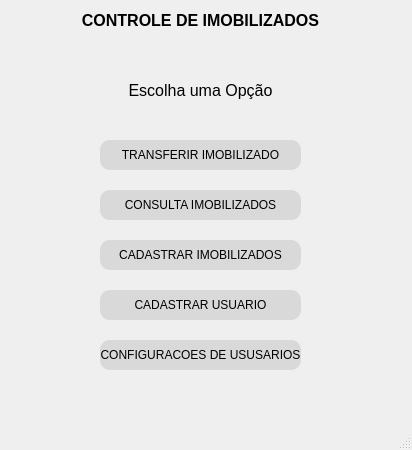
<?xml version="1.0" encoding="UTF-8"?>
<ui version="4.0">
 <class>MainWindow</class>
 <widget class="QMainWindow" name="MainWindow">
  <property name="geometry">
   <rect>
    <x>0</x>
    <y>0</y>
    <width>412</width>
    <height>450</height>
   </rect>
  </property>
  <property name="minimumSize">
   <size>
    <width>412</width>
    <height>450</height>
   </size>
  </property>
  <property name="maximumSize">
   <size>
    <width>412</width>
    <height>450</height>
   </size>
  </property>
  <property name="windowTitle">
   <string>Controle Imobilizados</string>
  </property>
  <property name="windowIcon">
   <iconset>
    <normalon>D:/dowloand/logo.jpeg</normalon>
   </iconset>
  </property>
  <property name="windowOpacity">
   <double>1.000000000000000</double>
  </property>
  <property name="iconSize">
   <size>
    <width>100</width>
    <height>100</height>
   </size>
  </property>
  <property name="toolButtonStyle">
   <enum>Qt::ToolButtonIconOnly</enum>
  </property>
  <widget class="QWidget" name="centralwidget">
   <widget class="QStackedWidget" name="stack_pags">
    <property name="enabled">
     <bool>true</bool>
    </property>
    <property name="geometry">
     <rect>
      <x>10</x>
      <y>0</y>
      <width>394</width>
      <height>391</height>
     </rect>
    </property>
    <property name="currentIndex">
     <number>1</number>
    </property>
    <widget class="QWidget" name="view_inicial">
     <property name="enabled">
      <bool>true</bool>
     </property>
     <widget class="QLabel" name="titulo">
      <property name="geometry">
       <rect>
        <x>70</x>
        <y>30</y>
        <width>261</width>
        <height>20</height>
       </rect>
      </property>
      <property name="font">
       <font>
        <family>MS Sans Serif</family>
        <pointsize>12</pointsize>
        <weight>75</weight>
        <bold>true</bold>
       </font>
      </property>
      <property name="text">
       <string>CONTROLE DE IMOBILIZADOS</string>
      </property>
      <property name="alignment">
       <set>Qt::AlignCenter</set>
      </property>
     </widget>
     <widget class="QPushButton" name="btn_inicial">
      <property name="geometry">
       <rect>
        <x>150</x>
        <y>290</y>
        <width>75</width>
        <height>23</height>
       </rect>
      </property>
      <property name="layoutDirection">
       <enum>Qt::LeftToRight</enum>
      </property>
      <property name="styleSheet">
       <string notr="true">QPushButton{
	font-size: 12px;
	border-radius: 10px;
	
	background-color: rgb(85, 170, 0);
}
QPushButton:hover{
	font: 14px
}</string>
      </property>
      <property name="text">
       <string>ENTRAR</string>
      </property>
     </widget>
     <widget class="QLineEdit" name="line_nome">
      <property name="geometry">
       <rect>
        <x>100</x>
        <y>140</y>
        <width>201</width>
        <height>20</height>
       </rect>
      </property>
      <property name="text">
       <string/>
      </property>
      <property name="alignment">
       <set>Qt::AlignLeading|Qt::AlignLeft|Qt::AlignVCenter</set>
      </property>
      <property name="placeholderText">
       <string>Informe seu Nome de Usuário</string>
      </property>
     </widget>
     <widget class="QLineEdit" name="line_senha">
      <property name="geometry">
       <rect>
        <x>100</x>
        <y>220</y>
        <width>201</width>
        <height>31</height>
       </rect>
      </property>
      <property name="placeholderText">
       <string>Informe sua Senha</string>
      </property>
     </widget>
    </widget>
    <widget class="QWidget" name="view_principal">
     <property name="enabled">
      <bool>true</bool>
     </property>
     <widget class="QLabel" name="titulo_2">
      <property name="geometry">
       <rect>
        <x>60</x>
        <y>10</y>
        <width>261</width>
        <height>20</height>
       </rect>
      </property>
      <property name="font">
       <font>
        <family>MS Sans Serif</family>
        <pointsize>12</pointsize>
        <weight>75</weight>
        <bold>true</bold>
       </font>
      </property>
      <property name="text">
       <string>CONTROLE DE IMOBILIZADOS</string>
      </property>
      <property name="alignment">
       <set>Qt::AlignCenter</set>
      </property>
     </widget>
     <widget class="QLabel" name="label_opcao">
      <property name="geometry">
       <rect>
        <x>70</x>
        <y>70</y>
        <width>241</width>
        <height>41</height>
       </rect>
      </property>
      <property name="font">
       <font>
        <pointsize>12</pointsize>
        <weight>50</weight>
        <bold>false</bold>
       </font>
      </property>
      <property name="text">
       <string>Escolha uma Opção</string>
      </property>
      <property name="alignment">
       <set>Qt::AlignCenter</set>
      </property>
     </widget>
     <widget class="QPushButton" name="btn_option_transferir">
      <property name="geometry">
       <rect>
        <x>90</x>
        <y>140</y>
        <width>201</width>
        <height>30</height>
       </rect>
      </property>
      <property name="styleSheet">
       <string notr="true">QPushButton{
	font-size: 12px;
	border-radius: 10px;
	
	background-color: rgb(217, 217, 217);
}
QPushButton:hover{
	font: 14px
}</string>
      </property>
      <property name="text">
       <string>TRANSFERIR IMOBILIZADO</string>
      </property>
     </widget>
     <widget class="QPushButton" name="btn_option_consultar">
      <property name="geometry">
       <rect>
        <x>90</x>
        <y>190</y>
        <width>201</width>
        <height>30</height>
       </rect>
      </property>
      <property name="styleSheet">
       <string notr="true">QPushButton{
	font-size: 12px;
	border-radius: 10px;
	
	background-color: rgb(217, 217, 217);
}
QPushButton:hover{
	font: 14px
}</string>
      </property>
      <property name="text">
       <string>CONSULTA IMOBILIZADOS</string>
      </property>
     </widget>
     <widget class="QPushButton" name="btn_option_cadastrar">
      <property name="geometry">
       <rect>
        <x>90</x>
        <y>240</y>
        <width>201</width>
        <height>30</height>
       </rect>
      </property>
      <property name="styleSheet">
       <string notr="true">QPushButton{
	font-size: 12px;
	border-radius: 10px;
	
	background-color: rgb(217, 217, 217);
}
QPushButton:hover{
	font: 14px
}</string>
      </property>
      <property name="text">
       <string>CADASTRAR IMOBILIZADOS</string>
      </property>
     </widget>
     <widget class="QPushButton" name="btn_option_user">
      <property name="geometry">
       <rect>
        <x>90</x>
        <y>340</y>
        <width>201</width>
        <height>30</height>
       </rect>
      </property>
      <property name="styleSheet">
       <string notr="true">QPushButton{
	font-size: 12px;
	border-radius: 10px;
	
	background-color: rgb(217, 217, 217);
}
QPushButton:hover{
	font: 13px
}</string>
      </property>
      <property name="text">
       <string>CONFIGURACOES DE USUSARIOS</string>
      </property>
     </widget>
     <widget class="QPushButton" name="btn_cadastro_user">
      <property name="geometry">
       <rect>
        <x>90</x>
        <y>290</y>
        <width>201</width>
        <height>30</height>
       </rect>
      </property>
      <property name="styleSheet">
       <string notr="true">QPushButton{
	font-size: 12px;
	border-radius: 10px;
	
	background-color: rgb(217, 217, 217);
}
QPushButton:hover{
	font: 14px
}</string>
      </property>
      <property name="text">
       <string>CADASTRAR USUARIO</string>
      </property>
     </widget>
    </widget>
    <widget class="QWidget" name="view_transferencia">
     <property name="enabled">
      <bool>true</bool>
     </property>
     <widget class="QLabel" name="label_titulo">
      <property name="geometry">
       <rect>
        <x>40</x>
        <y>0</y>
        <width>301</width>
        <height>20</height>
       </rect>
      </property>
      <property name="font">
       <font>
        <family>MS Sans Serif</family>
        <pointsize>12</pointsize>
        <weight>75</weight>
        <bold>true</bold>
       </font>
      </property>
      <property name="text">
       <string>TRANSFERENCIA DE IMOBILIZADOS</string>
      </property>
     </widget>
     <widget class="QLineEdit" name="line_cod_barra">
      <property name="geometry">
       <rect>
        <x>0</x>
        <y>90</y>
        <width>311</width>
        <height>20</height>
       </rect>
      </property>
      <property name="placeholderText">
       <string>Informe o codigo de barras de 8 digitos</string>
      </property>
     </widget>
     <widget class="QPushButton" name="btn_scanner">
      <property name="geometry">
       <rect>
        <x>330</x>
        <y>90</y>
        <width>61</width>
        <height>23</height>
       </rect>
      </property>
      <property name="styleSheet">
       <string notr="true">QPushButton{
	font-size: 12px;
	border-radius: 10px;
	
	background-color: rgb(217, 217, 217);
}
QPushButton:hover{
	font: 14px
}</string>
      </property>
      <property name="text">
       <string>Scanner</string>
      </property>
     </widget>
     <widget class="QPushButton" name="btn_transf_ok">
      <property name="geometry">
       <rect>
        <x>230</x>
        <y>210</y>
        <width>75</width>
        <height>23</height>
       </rect>
      </property>
      <property name="styleSheet">
       <string notr="true">QPushButton{
	font-size: 12px;
	border-radius: 10px;
	
	background-color: rgb(217, 217, 217);
}
QPushButton:hover{
	font: 14px
}</string>
      </property>
      <property name="text">
       <string>OK</string>
      </property>
     </widget>
     <widget class="QPushButton" name="btn_transf_voltar">
      <property name="geometry">
       <rect>
        <x>50</x>
        <y>210</y>
        <width>75</width>
        <height>23</height>
       </rect>
      </property>
      <property name="styleSheet">
       <string notr="true">QPushButton{
	font-size: 12px;
	border-radius: 10px;
	
	background-color: rgb(217, 217, 217);
}
QPushButton:hover{
	font: 14px
}</string>
      </property>
      <property name="text">
       <string>VOLTAR</string>
      </property>
     </widget>
    </widget>
    <widget class="QWidget" name="view_transferencia_ag">
     <property name="enabled">
      <bool>true</bool>
     </property>
     <widget class="QLabel" name="label_titulo_ag">
      <property name="geometry">
       <rect>
        <x>40</x>
        <y>0</y>
        <width>301</width>
        <height>20</height>
       </rect>
      </property>
      <property name="font">
       <font>
        <family>MS Sans Serif</family>
        <pointsize>12</pointsize>
        <weight>75</weight>
        <bold>true</bold>
       </font>
      </property>
      <property name="text">
       <string>TRANSFERENCIA DE IMOBILIZADOS</string>
      </property>
     </widget>
     <widget class="QLineEdit" name="line_trans_ag">
      <property name="geometry">
       <rect>
        <x>100</x>
        <y>130</y>
        <width>210</width>
        <height>30</height>
       </rect>
      </property>
      <property name="placeholderText">
       <string>Informe a agencia para transferir</string>
      </property>
     </widget>
     <widget class="QLabel" name="label_mostra_produto">
      <property name="geometry">
       <rect>
        <x>90</x>
        <y>60</y>
        <width>210</width>
        <height>30</height>
       </rect>
      </property>
      <property name="text">
       <string/>
      </property>
     </widget>
     <widget class="QPushButton" name="btn_transferir">
      <property name="geometry">
       <rect>
        <x>160</x>
        <y>190</y>
        <width>75</width>
        <height>30</height>
       </rect>
      </property>
      <property name="styleSheet">
       <string notr="true">QPushButton{
	font-size: 12px;
	border-radius: 10px;
	
	background-color: rgb(85, 170, 0);
}
QPushButton:hover{
	font: 14px
}</string>
      </property>
      <property name="text">
       <string>TRANFERIR</string>
      </property>
     </widget>
    </widget>
    <widget class="QWidget" name="view_cadastro">
     <property name="enabled">
      <bool>true</bool>
     </property>
     <widget class="QLabel" name="label_cad_titulo">
      <property name="geometry">
       <rect>
        <x>70</x>
        <y>0</y>
        <width>251</width>
        <height>20</height>
       </rect>
      </property>
      <property name="font">
       <font>
        <family>MS Sans Serif</family>
        <pointsize>12</pointsize>
        <weight>75</weight>
        <bold>true</bold>
       </font>
      </property>
      <property name="text">
       <string>CADASTRAR IMOBILIZADOS</string>
      </property>
     </widget>
     <widget class="QLineEdit" name="line_cad_nome_produto">
      <property name="geometry">
       <rect>
        <x>90</x>
        <y>60</y>
        <width>201</width>
        <height>30</height>
       </rect>
      </property>
      <property name="placeholderText">
       <string>Informe o nome do Produto</string>
      </property>
     </widget>
     <widget class="QLineEdit" name="line_cad_agencia">
      <property name="geometry">
       <rect>
        <x>90</x>
        <y>120</y>
        <width>201</width>
        <height>30</height>
       </rect>
      </property>
      <property name="placeholderText">
       <string>Informe a Agencia</string>
      </property>
     </widget>
     <widget class="QLineEdit" name="line_cad_cod_barras">
      <property name="geometry">
       <rect>
        <x>90</x>
        <y>180</y>
        <width>201</width>
        <height>30</height>
       </rect>
      </property>
      <property name="placeholderText">
       <string>Informe o codigo de barras 8 digitos</string>
      </property>
     </widget>
     <widget class="QPushButton" name="btn_cad_Scanner">
      <property name="geometry">
       <rect>
        <x>310</x>
        <y>180</y>
        <width>75</width>
        <height>30</height>
       </rect>
      </property>
      <property name="styleSheet">
       <string notr="true">QPushButton{
	font-size: 12px;
	border-radius: 10px;
	
	background-color: rgb(217, 217, 217);
}
QPushButton:hover{
	font: 14px
}</string>
      </property>
      <property name="text">
       <string>Scanner</string>
      </property>
     </widget>
     <widget class="QPushButton" name="btn_cadastrar">
      <property name="geometry">
       <rect>
        <x>150</x>
        <y>260</y>
        <width>75</width>
        <height>30</height>
       </rect>
      </property>
      <property name="styleSheet">
       <string notr="true">QPushButton{
	font-size: 12px;
	border-radius: 10px;
	background-color: rgb(85, 170, 0);
}
QPushButton:hover{
	font: 14px
}</string>
      </property>
      <property name="text">
       <string>CADASTRAR</string>
      </property>
     </widget>
     <widget class="QPushButton" name="btn_cad_voltar">
      <property name="geometry">
       <rect>
        <x>150</x>
        <y>310</y>
        <width>75</width>
        <height>30</height>
       </rect>
      </property>
      <property name="styleSheet">
       <string notr="true">QPushButton{
	font-size: 12px;
	border-radius: 10px;
	
	background-color: rgb(217, 217, 217);
}
QPushButton:hover{
	font: 14px
}</string>
      </property>
      <property name="text">
       <string>VOLTAR</string>
      </property>
     </widget>
    </widget>
    <widget class="QWidget" name="view_user_cadastro">
     <property name="enabled">
      <bool>true</bool>
     </property>
     <widget class="QLabel" name="label_cad_user_titulo">
      <property name="geometry">
       <rect>
        <x>90</x>
        <y>0</y>
        <width>191</width>
        <height>20</height>
       </rect>
      </property>
      <property name="font">
       <font>
        <family>MS Sans Serif</family>
        <pointsize>12</pointsize>
        <weight>75</weight>
        <bold>true</bold>
       </font>
      </property>
      <property name="text">
       <string>CADASTRO USUARIO</string>
      </property>
     </widget>
     <widget class="QLineEdit" name="line_user_nome">
      <property name="geometry">
       <rect>
        <x>90</x>
        <y>70</y>
        <width>200</width>
        <height>30</height>
       </rect>
      </property>
      <property name="placeholderText">
       <string>Informe o nome para usuario</string>
      </property>
     </widget>
     <widget class="QLineEdit" name="line_user_agencia">
      <property name="geometry">
       <rect>
        <x>90</x>
        <y>130</y>
        <width>200</width>
        <height>30</height>
       </rect>
      </property>
      <property name="placeholderText">
       <string>Informe a Agencia</string>
      </property>
     </widget>
     <widget class="QPushButton" name="btn_user_cadastrar">
      <property name="geometry">
       <rect>
        <x>150</x>
        <y>250</y>
        <width>75</width>
        <height>30</height>
       </rect>
      </property>
      <property name="styleSheet">
       <string notr="true">QPushButton{
	font-size: 12px;
	border-radius: 10px;
	background-color: rgb(85, 170, 0);
}
QPushButton:hover{
	font: 14px
}</string>
      </property>
      <property name="text">
       <string>CADASTRAR</string>
      </property>
     </widget>
     <widget class="QLineEdit" name="line_user_senha">
      <property name="geometry">
       <rect>
        <x>90</x>
        <y>190</y>
        <width>200</width>
        <height>30</height>
       </rect>
      </property>
      <property name="placeholderText">
       <string>Informe uma senha de 4 digitos ou mais</string>
      </property>
     </widget>
     <widget class="QPushButton" name="btn_user_voltar">
      <property name="geometry">
       <rect>
        <x>150</x>
        <y>300</y>
        <width>75</width>
        <height>30</height>
       </rect>
      </property>
      <property name="styleSheet">
       <string notr="true">QPushButton{
	font-size: 12px;
	border-radius: 10px;
	
	background-color: rgb(217, 217, 217);
}
QPushButton:hover{
	font: 14px
}</string>
      </property>
      <property name="text">
       <string>VOLTAR</string>
      </property>
     </widget>
    </widget>
    <widget class="QWidget" name="view_consulta">
     <property name="enabled">
      <bool>true</bool>
     </property>
     <widget class="QLabel" name="label_titulo_consulta">
      <property name="geometry">
       <rect>
        <x>90</x>
        <y>0</y>
        <width>231</width>
        <height>20</height>
       </rect>
      </property>
      <property name="font">
       <font>
        <family>MS Sans Serif</family>
        <pointsize>12</pointsize>
        <weight>75</weight>
        <bold>true</bold>
       </font>
      </property>
      <property name="text">
       <string>CONSULTA IMOBILIZADOS</string>
      </property>
     </widget>
     <widget class="QPushButton" name="btn_cons_voltar">
      <property name="geometry">
       <rect>
        <x>40</x>
        <y>370</y>
        <width>75</width>
        <height>23</height>
       </rect>
      </property>
      <property name="styleSheet">
       <string notr="true">QPushButton{
	font-size: 12px;
	border-radius: 10px;
	
	background-color: rgb(217, 217, 217);
}
QPushButton:hover{
	font: 14px
}</string>
      </property>
      <property name="text">
       <string>VOLTAR</string>
      </property>
     </widget>
     <widget class="QPushButton" name="btn_cons_excluir">
      <property name="geometry">
       <rect>
        <x>280</x>
        <y>370</y>
        <width>75</width>
        <height>23</height>
       </rect>
      </property>
      <property name="styleSheet">
       <string notr="true">QPushButton{
	font-size: 12px;
	border-radius: 10px;
	
	background-color: rgb(217, 217, 217);
}
QPushButton:hover{
	font: 14px
}</string>
      </property>
      <property name="text">
       <string>EXCLUIR</string>
      </property>
     </widget>
     <widget class="QPushButton" name="btn_cons_salvar">
      <property name="geometry">
       <rect>
        <x>160</x>
        <y>370</y>
        <width>75</width>
        <height>23</height>
       </rect>
      </property>
      <property name="styleSheet">
       <string notr="true">QPushButton{
background-color: rgb(0, 170, 0);
color: rgb(255, 255, 255);
font-size: 16px;
border-radius: 10px;
}
QPushButton:hover{
	font: 20px
}</string>
      </property>
      <property name="text">
       <string>SALVAR</string>
      </property>
     </widget>
     <widget class="QTableWidget" name="tlabe_consulta">
      <property name="geometry">
       <rect>
        <x>0</x>
        <y>70</y>
        <width>391</width>
        <height>291</height>
       </rect>
      </property>
     </widget>
     <widget class="QLineEdit" name="lineEdit">
      <property name="geometry">
       <rect>
        <x>72</x>
        <y>40</y>
        <width>161</width>
        <height>20</height>
       </rect>
      </property>
      <property name="placeholderText">
       <string>Informe o codigo de barras</string>
      </property>
     </widget>
     <widget class="QLabel" name="label">
      <property name="geometry">
       <rect>
        <x>0</x>
        <y>40</y>
        <width>71</width>
        <height>20</height>
       </rect>
      </property>
      <property name="text">
       <string>PROCURAR:</string>
      </property>
     </widget>
     <widget class="QPushButton" name="pushButton">
      <property name="geometry">
       <rect>
        <x>240</x>
        <y>40</y>
        <width>75</width>
        <height>23</height>
       </rect>
      </property>
      <property name="styleSheet">
       <string notr="true">QPushButton{
	font-size: 12px;
	border-radius: 10px;
	
	background-color: rgb(217, 217, 217);
}
QPushButton:hover{
	font: 14px
}</string>
      </property>
      <property name="text">
       <string>PROCURAR</string>
      </property>
     </widget>
     <widget class="QPushButton" name="pushButton_2">
      <property name="geometry">
       <rect>
        <x>320</x>
        <y>40</y>
        <width>75</width>
        <height>23</height>
       </rect>
      </property>
      <property name="styleSheet">
       <string notr="true">QPushButton{
	font-size: 12px;
	border-radius: 10px;
	
	background-color: rgb(217, 217, 217);
}
QPushButton:hover{
	font: 14px
}</string>
      </property>
      <property name="text">
       <string>SCANNER</string>
      </property>
     </widget>
    </widget>
    <widget class="QWidget" name="view_aviso">
     <widget class="QPushButton" name="btn_aviso">
      <property name="geometry">
       <rect>
        <x>150</x>
        <y>180</y>
        <width>75</width>
        <height>23</height>
       </rect>
      </property>
      <property name="styleSheet">
       <string notr="true">QPushButton{
	font-size: 12px;
	border-radius: 10px;
	
	background-color: rgb(217, 217, 217);
}
QPushButton:hover{
	font: 14px
}</string>
      </property>
      <property name="text">
       <string>PushButton</string>
      </property>
     </widget>
     <widget class="QLabel" name="label_aviso">
      <property name="geometry">
       <rect>
        <x>40</x>
        <y>39</y>
        <width>311</width>
        <height>121</height>
       </rect>
      </property>
      <property name="font">
       <font>
        <family>MS Sans Serif</family>
        <pointsize>22</pointsize>
        <weight>75</weight>
        <bold>true</bold>
       </font>
      </property>
      <property name="text">
       <string/>
      </property>
      <property name="alignment">
       <set>Qt::AlignCenter</set>
      </property>
     </widget>
    </widget>
    <widget class="QWidget" name="widget">
     <widget class="QLabel" name="label_2">
      <property name="geometry">
       <rect>
        <x>70</x>
        <y>0</y>
        <width>341</width>
        <height>20</height>
       </rect>
      </property>
      <property name="font">
       <font>
        <pointsize>12</pointsize>
        <weight>50</weight>
        <bold>false</bold>
       </font>
      </property>
      <property name="text">
       <string>ALTERANDO CADASTRO USUARIO</string>
      </property>
     </widget>
     <widget class="QLineEdit" name="line_altera_nome">
      <property name="geometry">
       <rect>
        <x>100</x>
        <y>60</y>
        <width>201</width>
        <height>30</height>
       </rect>
      </property>
      <property name="placeholderText">
       <string>Informe um Nome</string>
      </property>
     </widget>
     <widget class="QLineEdit" name="line_altera_ag">
      <property name="geometry">
       <rect>
        <x>100</x>
        <y>120</y>
        <width>201</width>
        <height>30</height>
       </rect>
      </property>
      <property name="placeholderText">
       <string>Informe a Agencia</string>
      </property>
     </widget>
     <widget class="QLineEdit" name="line_altera_senha">
      <property name="geometry">
       <rect>
        <x>100</x>
        <y>180</y>
        <width>200</width>
        <height>30</height>
       </rect>
      </property>
      <property name="placeholderText">
       <string>Informe uma senha de 4 digitos ou mais</string>
      </property>
     </widget>
     <widget class="QPushButton" name="btn_salve_user">
      <property name="geometry">
       <rect>
        <x>160</x>
        <y>240</y>
        <width>75</width>
        <height>23</height>
       </rect>
      </property>
      <property name="styleSheet">
       <string notr="true">QPushButton{
	font-size: 12px;
	border-radius: 10px;
	
	background-color: rgb(85, 170, 0);
}
QPushButton:hover{
	font: 14px
}</string>
      </property>
      <property name="text">
       <string>SALVAR</string>
      </property>
     </widget>
    </widget>
    <widget class="QWidget" name="view_admin">
     <property name="enabled">
      <bool>true</bool>
     </property>
     <widget class="QLabel" name="label_4">
      <property name="geometry">
       <rect>
        <x>50</x>
        <y>0</y>
        <width>311</width>
        <height>20</height>
       </rect>
      </property>
      <property name="font">
       <font>
        <pointsize>12</pointsize>
        <weight>75</weight>
        <bold>true</bold>
       </font>
      </property>
      <property name="text">
       <string>CONFIGURAÇÕES ADMINISTRADOR</string>
      </property>
     </widget>
     <widget class="QLabel" name="label_5">
      <property name="geometry">
       <rect>
        <x>0</x>
        <y>40</y>
        <width>51</width>
        <height>21</height>
       </rect>
      </property>
      <property name="text">
       <string>Procurar:</string>
      </property>
     </widget>
     <widget class="QLineEdit" name="line_admin_procurar">
      <property name="geometry">
       <rect>
        <x>60</x>
        <y>40</y>
        <width>201</width>
        <height>20</height>
       </rect>
      </property>
     </widget>
     <widget class="QPushButton" name="btn_admin_procurar">
      <property name="geometry">
       <rect>
        <x>290</x>
        <y>40</y>
        <width>75</width>
        <height>23</height>
       </rect>
      </property>
      <property name="styleSheet">
       <string notr="true">QPushButton{
	font-size: 12px;
	border-radius: 10px;
	
	background-color: rgb(217, 217, 217);
}
QPushButton:hover{
	font: 14px
}</string>
      </property>
      <property name="text">
       <string>PROCURAR</string>
      </property>
     </widget>
     <widget class="QTableWidget" name="list_admin_user">
      <property name="enabled">
       <bool>true</bool>
      </property>
      <property name="geometry">
       <rect>
        <x>0</x>
        <y>70</y>
        <width>391</width>
        <height>261</height>
       </rect>
      </property>
     </widget>
     <widget class="QPushButton" name="btn_admin_voltar">
      <property name="geometry">
       <rect>
        <x>10</x>
        <y>350</y>
        <width>75</width>
        <height>23</height>
       </rect>
      </property>
      <property name="styleSheet">
       <string notr="true">QPushButton{
	font-size: 12px;
	border-radius: 10px;
	
	background-color: rgb(217, 217, 217);
}
QPushButton:hover{
	font: 14px
}</string>
      </property>
      <property name="text">
       <string>VOLTAR</string>
      </property>
     </widget>
     <widget class="QPushButton" name="btn_admin_salvar">
      <property name="geometry">
       <rect>
        <x>110</x>
        <y>350</y>
        <width>75</width>
        <height>23</height>
       </rect>
      </property>
      <property name="styleSheet">
       <string notr="true">QPushButton{
	font-size: 12px;
	border-radius: 10px;
	
	background-color: rgb(217, 217, 217);
}
QPushButton:hover{
	font: 14px
}</string>
      </property>
      <property name="text">
       <string>SALVAR</string>
      </property>
     </widget>
     <widget class="QPushButton" name="btn_admin_alterar">
      <property name="geometry">
       <rect>
        <x>220</x>
        <y>350</y>
        <width>75</width>
        <height>23</height>
       </rect>
      </property>
      <property name="styleSheet">
       <string notr="true">QPushButton{
	font-size: 12px;
	border-radius: 10px;
	
	background-color: rgb(217, 217, 217);
}
QPushButton:hover{
	font: 14px
}</string>
      </property>
      <property name="text">
       <string>ALTERAR</string>
      </property>
     </widget>
     <widget class="QPushButton" name="btn_admin_del">
      <property name="geometry">
       <rect>
        <x>320</x>
        <y>350</y>
        <width>75</width>
        <height>23</height>
       </rect>
      </property>
      <property name="styleSheet">
       <string notr="true">QPushButton{
	font-size: 12px;
	border-radius: 10px;
	
	background-color: rgb(217, 217, 217);
}
QPushButton:hover{
	font: 14px
}</string>
      </property>
      <property name="text">
       <string>EXCLUIR</string>
      </property>
     </widget>
    </widget>
   </widget>
  </widget>
  <widget class="QMenuBar" name="menubar">
   <property name="geometry">
    <rect>
     <x>0</x>
     <y>0</y>
     <width>412</width>
     <height>21</height>
    </rect>
   </property>
  </widget>
  <widget class="QStatusBar" name="statusbar"/>
 </widget>
 <resources/>
 <connections/>
</ui>
